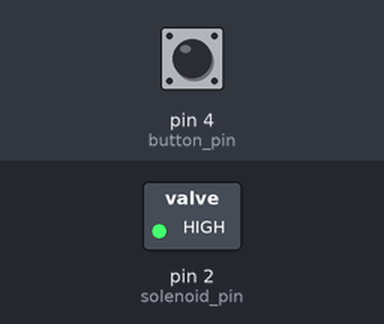
Recording of a sketch running on a simulated Arduino Uno, built with avr-gcc and run on an emulated ATmega328P. Parts: switched loads named in the sketch (green lamp = pin HIGH). Dashed ring = blinking. The inputs (shaded band) are chosen by the test bench; at power-on: pin 4 (button_pin) LOW. What the sketch prints to the serial monitor is not drawn.

Above: at 1.2 s.
1.3 s: pin 4 (button_pin) pulled HIGH for 0.15 s
At 1.37 s:
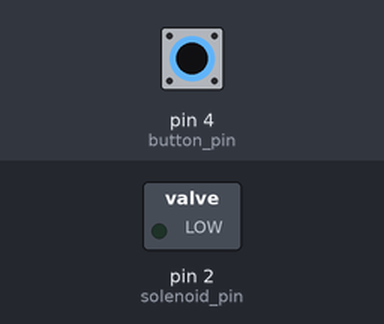
2.9 s: pin 4 (button_pin) pulled HIGH for 3.2 s
At 6.7 s:
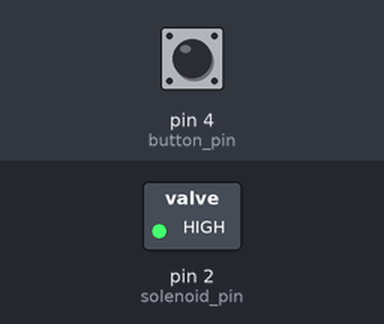
9.1 s: pin 4 (button_pin) pulsed HIGH 5 times (0.12 s each, 0.3 s apart)
At 9.31 s:
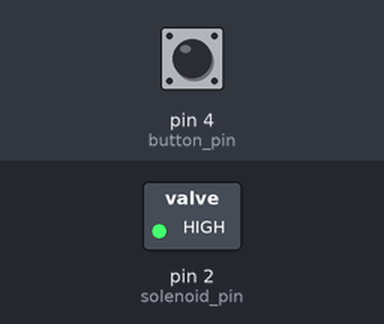
Timing chart, 0 to 12.1 s (numbered marks = the images above; inputs shaded):
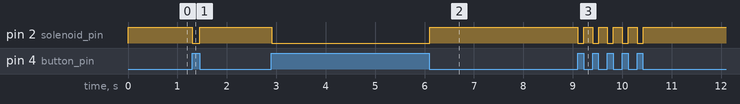

Measured:
- after the input at 1.3 s, pin 2 (solenoid_pin): HIGH → LOW at once, → HIGH 0.15 s later
- after the input at 2.9 s, pin 2 (solenoid_pin): HIGH → LOW at once, → HIGH 3.2 s later
- after the input at 9.1 s, pin 2 (solenoid_pin): alternates HIGH for 0.18 s and LOW for 0.12 s, 10 changes in all, then stays HIGH, starting at once

The sketch:

Solenoid_Valve.ino
```cpp
//set pin numbers
const int solenoid_pin =2; //const won't change
const int button_pin =4;

//variable will change
 int button_statusCheck = 0;  //variable for reading the pushbutton status

void setup() {
  Serial.begin(9600);
  pinMode(solenoid_pin , OUTPUT);//initialize the LED pin as an output
  pinMode(button_pin,INPUT); //initialize the bp pin as an output
}
void loop() {
  //read the state of the pushbutton value
  button_statusCheck = digitalRead(button_pin);
  if (button_statusCheck == HIGH){     //check if the pushbutton is pressed
    //if it is , the butttonStatus is high
   digitalWrite(solenoid_pin, LOW);
   Serial.println("ON"); //turn LED on
   }
    else{
//if it is , the bu tttonStatus is low
      digitalWrite(solenoid_pin, HIGH);  //turn LED off
      Serial.println("OFF");
       }
 }
```
